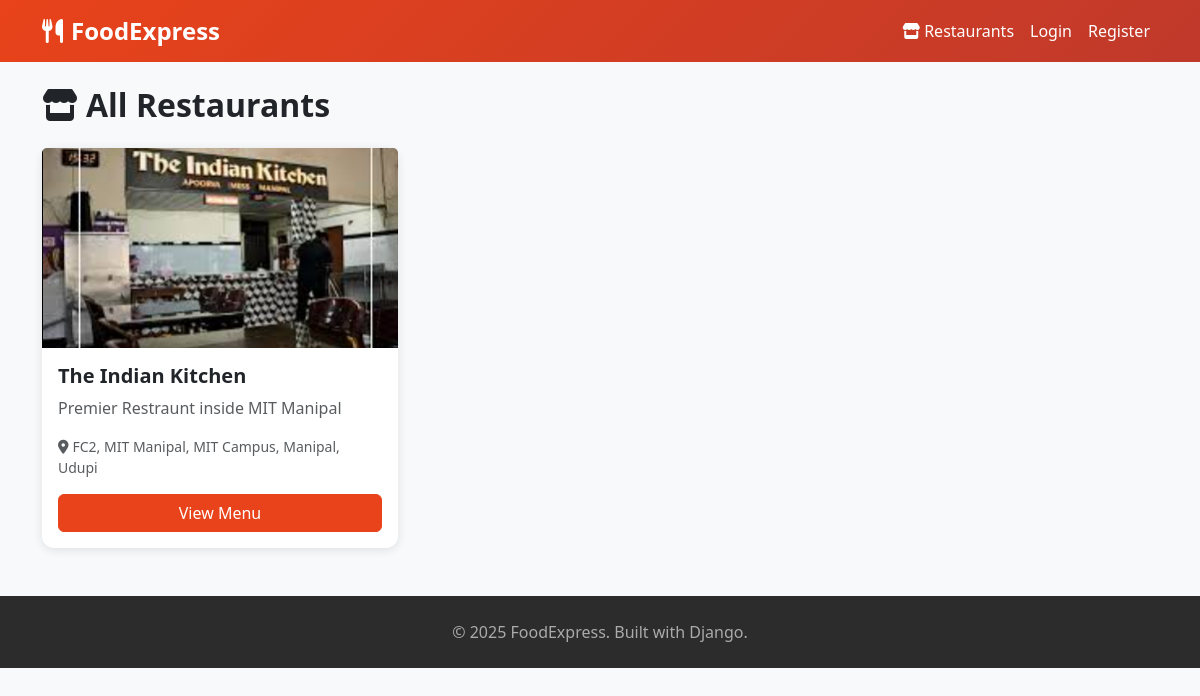
The page /restaurants/ on the database its author committed.
### restaurants/models.py (models this page shows, shortened)
class Restaurant(models.Model):
    name = models.CharField(max_length=200)
    description = models.TextField()
    image = models.ImageField(upload_to='restaurants/', blank=True)
    address = models.TextField()
    is_active = models.BooleanField(default=True)
    created_at = models.DateTimeField(auto_now_add=True)

### restaurants/views.py (the view)
# urls.py: path('restaurants/', views.restaurant_list, name='restaurant_list'),
def restaurant_list(request):
    restaurants = Restaurant.objects.filter(is_active=True)
    return render(request, 'restaurants/restaurant_list.html', {'restaurants': restaurants})

### templates/restaurants/restaurant_list.html (shortened to what this page needs)
{% extends 'base.html' %}
{% block content %}
<h2 class="fw-bold mb-4"><i class="fas fa-store me-2"></i>All Restaurants</h2>
<div class="row g-4">
    {% for restaurant in restaurants %}
    <div class="col-md-4">
        <div class="card h-100">
            {% if restaurant.image %}
                <img src="{{ restaurant.image.url }}" class="card-img-top" style="height:200px; object-fit:cover;" alt="{{ restaurant.name }}">
            {% else %}
                <div class="card-img-top bg-secondary d-flex align-items-center justify-content-center" style="height:200px;">
                    <i class="fas fa-utensils fa-3x text-white"></i>
                </div>
            {% endif %}
            <div class="card-body d-flex flex-column">
                <h5 class="card-title fw-bold">{{ restaurant.name }}</h5>
                <p class="card-text text-muted flex-grow-1">{{ restaurant.description|truncatewords:20 }}</p>
                <p class="text-muted small"><i class="fas fa-map-marker-alt me-1"></i>{{ restaurant.address }}</p>
                <a href="{% url 'restaurant_detail' restaurant.pk %}" class="btn btn-primary w-100">View Menu</a>
            </div>
        </div>
    </div>
    {% empty %}
    <div class="col-12 text-center py-5">
        <p class="text-muted">No restaurants available yet.</p>
    </div>
    {% endfor %}
</div>
{% endblock %}

### templates/base.html (style rules this page uses)
body { background-color: #f8f9fa; }
.btn-primary { background-color: #e8431a; border-color: #e8431a; }
.card { border: none; box-shadow: 0 2px 10px rgba(0,0,0,0.1); border-radius: 12px; }

### rows shown on the page
Restaurant: image (picture), name "The Indian Kitchen", description "Premier Restraunt inside MIT Manipal", address "FC2, MIT Manipal, MIT Campus, Manipal, Udupi"
